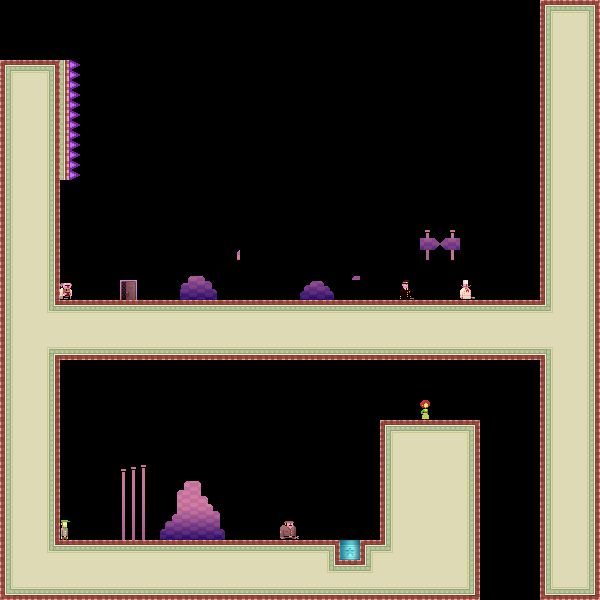

A 2D game scene composited from a Tiled map and its tileset images. What follows is a short description and the map's XML, with each tile layer's data collapsed to a summary:
An orthogonal 30x30 tile map with 20x20 px tiles, 3 tile layers (bg, Tile Layer 3, dontAutoLoad_sprites) and 6 objects.

<map version="1.0" orientation="orthogonal" width="30" height="30" tilewidth="20" tileheight="20">
 <tileset firstgid="1" name="tiles_sydney" tilewidth="20" tileheight="20">
  <image source="../Art/tiles_sydney.png" width="400" height="400" />
  <terraintypes>
   <terrain name="regularBlocks" tile="-1" />
  </terraintypes>
  <tile id="8" terrain=",,,0" />
  <tile id="9" terrain=",,0,0" />
  <tile id="10" terrain=",,0,0" />
  <tile id="11" terrain=",,0,0" />
  <tile id="12" terrain=",,0,0" />
  <tile id="13" terrain=",,0,0" />
  <tile id="14" terrain=",,0," />
  <tile id="15" terrain="0,0,0," />
  <tile id="16" terrain="0,0,,0" />
  <tile id="28" terrain=",0,,0" />
  <tile id="34" terrain="0,,0," />
  <tile id="35" terrain="0,,0,0" />
  <tile id="36" terrain=",0,0,0" />
  <tile id="48" terrain=",0,,0" />
  <tile id="54" terrain="0,,0," />
  <tile id="68" terrain=",0,,0" />
  <tile id="74" terrain="0,,0," />
  <tile id="88" terrain=",0,,0" />
  <tile id="94" terrain="0,,0," />
  <tile id="108" terrain=",0,,0" />
  <tile id="114" terrain="0,,0," />
  <tile id="128" terrain=",0,," />
  <tile id="129" terrain="0,0,," />
  <tile id="130" terrain="0,0,," />
  <tile id="131" terrain="0,0,," />
  <tile id="132" terrain="0,0,," />
  <tile id="133" terrain="0,0,," />
  <tile id="134" terrain="0,,," />
  <tile id="194" terrain="0,0,0,0" />
  <tile id="356">
   <properties>
    <property name="LargeCrate" value="" />
   </properties>
  </tile>
  <tile id="380">
   <properties>
    <property name="Andre" value="" />
   </properties>
  </tile>
  <tile id="381">
   <properties>
    <property name="Liselot" value="" />
   </properties>
  </tile>
  <tile id="382">
   <properties>
    <property name="Amsterdaam" value="" />
   </properties>
  </tile>
  <tile id="383">
   <properties>
    <property name="Worker" value="" />
   </properties>
  </tile>
  <tile id="384">
   <properties>
    <property name="Inspector" value="" />
   </properties>
  </tile>
  <tile id="385">
   <properties>
    <property name="Chef" value="" />
   </properties>
  </tile>
  <tile id="386">
   <properties>
    <property name="Exit" value="" />
   </properties>
  </tile>
  <tile id="387">
   <properties>
    <property name="Trampoline" value="" />
   </properties>
  </tile>
  <tile id="388">
   <properties>
    <property name="SmallCrate" value="" />
   </properties>
  </tile>
  <tile id="389">
   <properties>
    <property name="SugarBag" value="" />
   </properties>
  </tile>
 </tileset>
 <layer name="bg" width="30" height="30">
  <data>[900 cells, 95 non-empty, 21 distinct tile ids]</data>
 </layer>
 <layer name="Tile Layer 3" width="30" height="30">
  <data>[900 cells, 349 non-empty, 84 distinct tile ids]</data>
 </layer>
 <objectgroup name="boxes" width="30" height="30">
  <object x="0" y="540" width="480" height="60" />
  <object x="380" y="420" width="100" height="120" />
  <object x="0" y="60" width="60" height="480" />
  <object x="540" y="0" width="60" height="600" />
  <object x="60" y="300" width="480" height="60" />
 </objectgroup>
 <layer name="dontAutoLoad_sprites" width="30" height="30">
  <data>[900 cells, 8 non-empty, 8 distinct tile ids]</data>
 </layer>
 <objectgroup name="dontAutoLoad_death" width="30" height="30">
  <object x="60" y="60" width="20" height="120" />
 </objectgroup>
</map>
